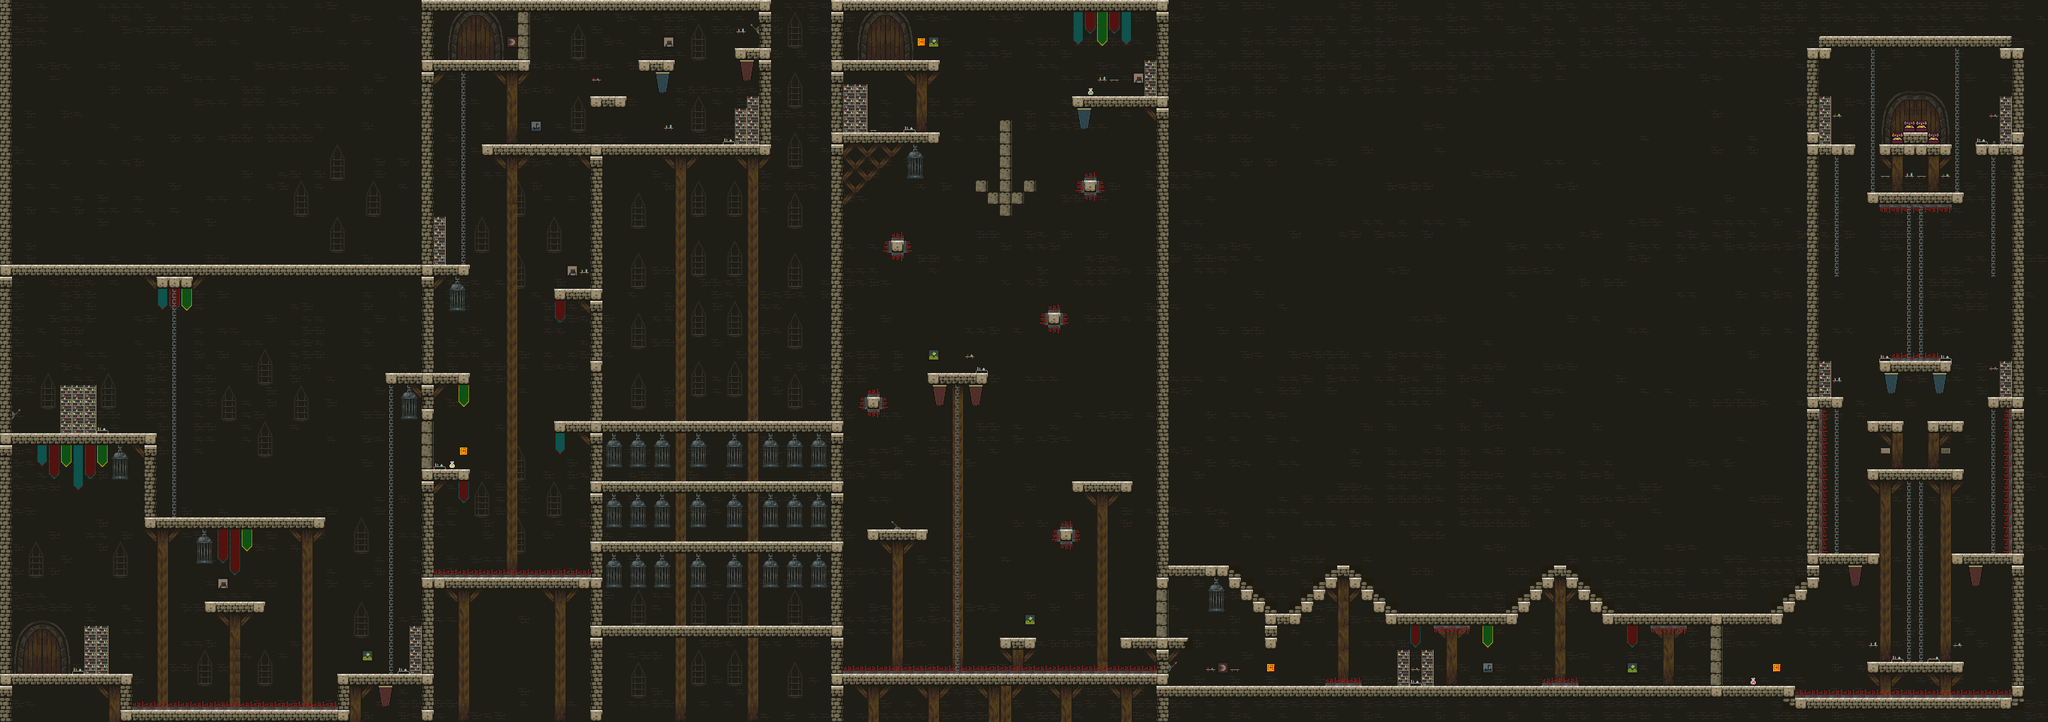

The image is a tile-based game level rendered from a .tmx file. Its description and source (layers, tilesets, objects; grid data summarised) follow:
An orthogonal 170x60 tile map with 16x16 px tiles, 11 tile layers (Background, Misc, Checkpoint, TPDoor, ...), 3 tilesets.

<map version="1.2" tiledversion="1.2.4" orientation="orthogonal" renderorder="right-down" width="170" height="60" tilewidth="16" tileheight="16" infinite="0" nextlayerid="36" nextobjectid="1">
 <tileset firstgid="1" name="tileset" tilewidth="16" tileheight="16" tilecount="216" columns="24">
  <image source="tileset.png" width="384" height="144" />
 </tileset>
 <tileset firstgid="217" name="items" tilewidth="16" tileheight="16" tilecount="256" columns="16">
  <image source="items.png" width="256" height="256" />
 </tileset>
 <tileset firstgid="473" name="decoration" tilewidth="16" tileheight="16" tilecount="156" columns="12">
  <image source="decor.png" width="192" height="208" />
 </tileset>
 <layer id="25" name="Background" width="170" height="60">
  <data>[10200 cells, 10200 non-empty, 12 distinct tile ids]</data>
 </layer>
 <layer id="26" name="Misc" width="170" height="60">
  <data>[10200 cells, 668 non-empty, 75 distinct tile ids]</data>
 </layer>
 <layer id="27" name="Checkpoint" width="170" height="60">
  <data>[10200 cells, 4 non-empty, 1 distinct tile ids]</data>
 </layer>
 <layer id="28" name="TPDoor" width="170" height="60">
  <data>[10200 cells, 50 non-empty, 25 distinct tile ids]</data>
 </layer>
 <layer id="29" name="Map" width="170" height="60">
  <data>[10200 cells, 1294 non-empty, 29 distinct tile ids]</data>
 </layer>
 <layer id="30" name="Treasure" width="170" height="60">
  <data>[10200 cells, 4 non-empty, 2 distinct tile ids]</data>
 </layer>
 <layer id="31" name="Potions" width="170" height="60">
  <data>[10200 cells, 3 non-empty, 3 distinct tile ids]</data>
 </layer>
 <layer id="32" name="LeverBlocks" width="170" height="60">
  <data>[10200 cells, 17 non-empty, 1 distinct tile ids]</data>
 </layer>
 <layer id="33" name="Obstacles" width="170" height="60">
  <data>[10200 cells, 165 non-empty, 9 distinct tile ids]</data>
 </layer>
 <layer id="34" name="Climbing" width="170" height="60">
  <data>[10200 cells, 207 non-empty, 2 distinct tile ids]</data>
 </layer>
 <layer id="35" name="Levers" width="170" height="60">
  <data>[10200 cells, 4 non-empty, 2 distinct tile ids]</data>
 </layer>
</map>
